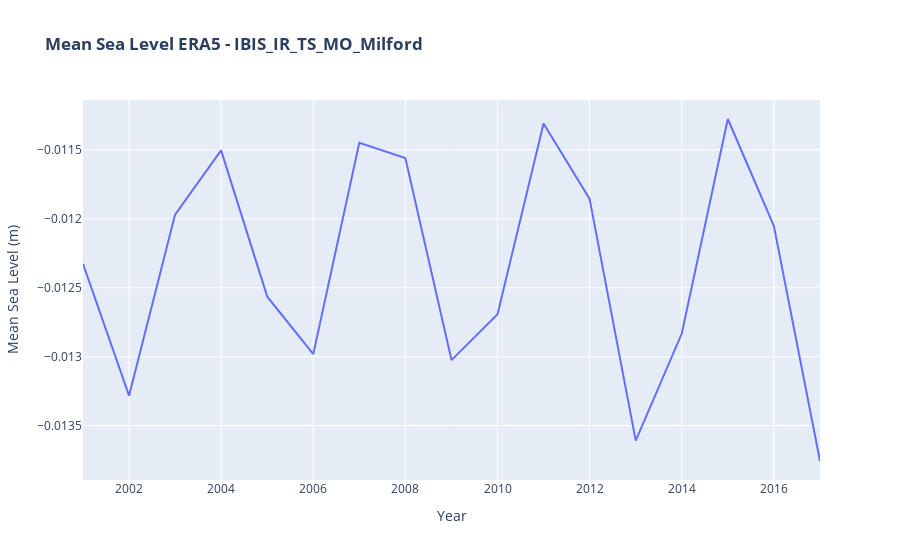

This figure's notebook cell:
### Code cell
stationsChart = go.Figure(data=era5_MSL_station_Trend, layout=layout)
stationsChart.show()

### Figure 1 — Plotly figure (JSON) as saved in the notebook; plotly's stock layout.template omitted (floating-point values rounded to 4 significant figures)
{"data": [{"mode": "lines", "name": "era5_MSL", "type": "scatter", "x": ["2001-01-01T00:00:00", "2002-01-01T00:00:00", "2003-01-01T00:00:00", "2004-01-01T00:00:00", "2005-01-01T00:00:00", "2006-01-01T00:00:00", "2007-01-01T00:00:00", "2008-01-01T00:00:00", "2009-01-01T00:00:00", "2010-01-01T00:00:00", "2011-01-01T00:00:00", "2012-01-01T00:00:00", "2013-01-01T00:00:00", "2014-01-01T00:00:00", "2015-01-01T00:00:00", "2016-01-01T00:00:00", "2017-01-01T00:00:00"], "y": [-0.01233, -0.01328, -0.01197, -0.0115, -0.01256, -0.01298, -0.01145, -0.01156, -0.01302, -0.01269, -0.01131, -0.01186, -0.01361, -0.01283, -0.01128, -0.01205, -0.01376]}], "layout": {"title": {"text": "<b>Mean Sea Level ERA5 - IBIS_IR_TS_MO_Milford</b>"}, "xaxis": {"title": {"text": "Year"}}, "yaxis": {"title": {"text": "Mean Sea Level (m)"}}}}
